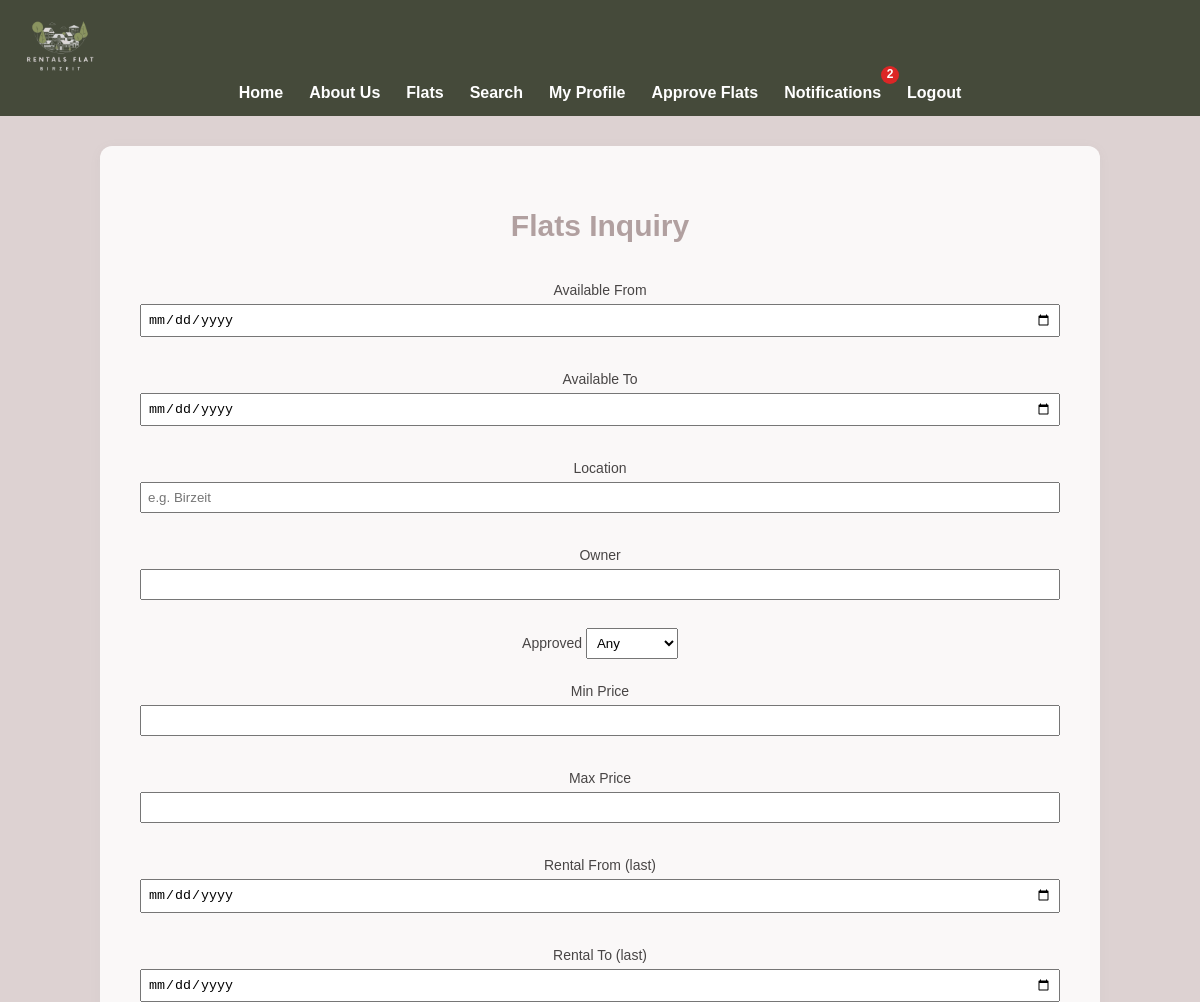
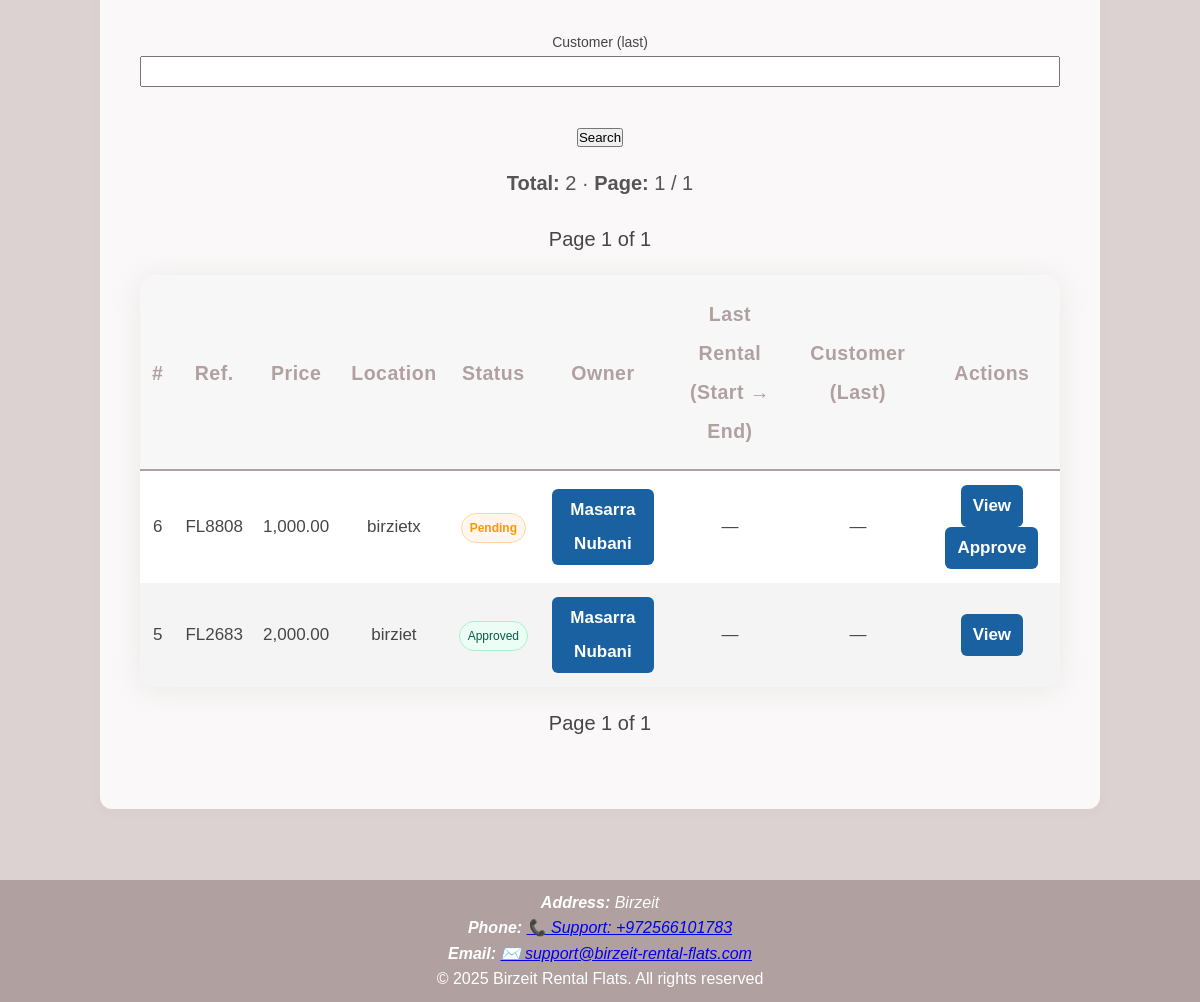
/manager/inquire_flats.php (signed in), run on the app's committed database (2 pictures, top to bottom).
### tables this page shows
CREATE TABLE `flats` (
  `id` int(11) NOT NULL,
  `owner_id` int(11) NOT NULL,
  `location` varchar(255) NOT NULL,
  `address` text NOT NULL,
  `rent_cost` decimal(10,2) NOT NULL,
  `available_from` date NOT NULL,
  `available_to` date NOT NULL,
  `bedrooms` int(11) NOT NULL,
  `bathrooms` int(11) NOT NULL,
  `size_sqm` float DEFAULT NULL,
  `has_heating` tinyint(1) DEFAULT NULL,
  `has_air_conditioning` tinyint(1) DEFAULT NULL,
  `has_access_control` tinyint(1) DEFAULT NULL,
  `has_parking` tinyint(1) DEFAULT NULL,
  `backyard_type` enum('individual','shared','none') DEFAULT NULL,
  `has_playground` tinyint(1) DEFAULT NULL,
  `has_storage` tinyint(1) DEFAULT NULL,
  `description` text DEFAULT NULL,
  `is_furnished` tinyint(1) DEFAULT NULL,
  `is_approved` tinyint(1) DEFAULT 0,
  `reference_number` char(6) DEFAULT NULL
);

CREATE TABLE `owners` (
  `id` int(11) NOT NULL,
  `user_id` int(11) NOT NULL,
  `national_id` varchar(20) NOT NULL,
  `name` varchar(100) NOT NULL,
  `address` varchar(255) NOT NULL,
  `date_of_birth` date NOT NULL,
  `email` varchar(100) NOT NULL,
  `mobile_number` varchar(20) DEFAULT NULL,
  `telephone_number` varchar(20) DEFAULT NULL,
  `bank_name` varchar(100) DEFAULT NULL,
  `bank_branch` varchar(100) DEFAULT NULL,
  `account_number` varchar(50) DEFAULT NULL,
  `owner_id` char(9) DEFAULT NULL
);

### dbconfig.inc.php (called while the page is built, shortened)
<?php
function e(?string $str): string {
    return htmlspecialchars((string)$str, ENT_QUOTES, 'UTF-8');
}

### manager/inquire_flats.php (the view, shortened to what this page needs)
<?php
require_once __DIR__ . '/../dbconfig.inc.php';
$pdo = getDatabaseConnection();
$from_date       = trim($_GET['from_date']       ?? '');
$to_date         = trim($_GET['to_date']         ?? '');
$location        = trim($_GET['location']        ?? '');
$owner_name      = trim($_GET['owner_name']      ?? '');
$customer_name   = trim($_GET['customer_name']   ?? '');
$min_price       = trim($_GET['min_price']       ?? '');
$max_price       = trim($_GET['max_price']       ?? '');
$rental_from     = trim($_GET['rental_from']     ?? '');
$rental_to       = trim($_GET['rental_to']       ?? '');
$params = [];
$sql = "
SELECT
  f.id              AS flat_id,
  f.reference_number,
  f.location,
  f.rent_cost,
  f.available_from,
  f.available_to,
  f.is_approved,
  o.id              AS owner_id,
  o.name            AS owner_name,
  rr.rental_start   AS last_rental_start,
  rr.rental_end     AS last_rental_end,
  c.id              AS customer_id,
  c.name            AS customer_name
FROM flats f
JOIN owners o         ON o.id = f.owner_id
LEFT JOIN (
    SELECT r1.*
    FROM rentals r1
    JOIN (
        SELECT flat_id, MAX(rental_start) AS max_start
        FROM rentals
        GROUP BY flat_id
    ) x ON x.flat_id = r1.flat_id AND x.max_start = r1.rental_start
) rr ON rr.flat_id = f.id
LEFT JOIN customers c ON c.id = rr.customer_id
";
$sql .= ' ORDER BY f.id DESC';
$perPage = 20;
$page = max(1, (int)($_GET['page'] ?? 1));
$offset = ($page - 1) * $perPage;
$count_sql = "SELECT COUNT(*) FROM (" . $sql . ") t";
$stc = $pdo->prepare($count_sql);
$stc->execute($params);
$total = (int)$stc->fetchColumn();
$pages = max(1, (int)ceil($total / $perPage));
$sql .= " LIMIT :lim OFFSET :off";
$st = $pdo->prepare($sql);
$st->bindValue(':lim', $perPage, PDO::PARAM_INT);
$st->bindValue(':off', $offset,  PDO::PARAM_INT);
$st->execute();
$rows = $st->fetchAll();
$BASE = rtrim(BASE_URL, '/') . '/';
?>
<!DOCTYPE html>
<html lang="en">
<head>
  <link rel="stylesheet" href="<?= e(BASE_URL) ?>/style.css">
</head>
<body>
<?php include __DIR__.'/../includes/header.php'; ?>
<main class="container about-box">
  <h1>Flats Inquiry</h1>
  <form method="get" class="filters">
    <div class="row">
      <label>Available From
        <input type="date" name="from_date" value="<?= e($from_date) ?>">
      </label>
      <label>Available To
        <input type="date" name="to_date" value="<?= e($to_date) ?>">
      </label>
      <label>Location
        <input type="text" name="location" placeholder="e.g. Birzeit" value="<?= e($location) ?>">
      </label>
      <label>Owner
        <input type="text" name="owner_name" value="<?= e($owner_name) ?>">
      </label>
      <label>Approved
        <select name="approved">
          <option value="">Any</option>
        </select>
      </label>
    </div>
    <div class="row">
      <label>Min Price
        <input type="number" step="0.01" name="min_price" value="<?= e($min_price) ?>">
      </label>
      <label>Max Price
        <input type="number" step="0.01" name="max_price" value="<?= e($max_price) ?>">
      </label>
      <label>Rental From (last)
        <input type="date" name="rental_from" value="<?= e($rental_from) ?>">
      </label>
      <label>Rental To (last)
        <input type="date" name="rental_to" value="<?= e($rental_to) ?>">
      </label>
      <label>Customer (last)
        <input type="text" name="customer_name" value="<?= e($customer_name) ?>">
      </label>
    </div>
    <button type="submit" class="btn">Search</button>
  </form>
  <div style="margin:8px 0; color:#555;">
    <strong>Total:</strong> <?= (int)$total ?> &middot; <strong>Page:</strong> <?= (int)$page ?> / <?= (int)$pages ?>
  </div>
  <?php if (!$rows): ?>
    <p style="text-align:center;margin:30px 0;">No results found for the selected filters.</p>
  <?php else: ?>
    <div class="pager">
      <span>Page <?= (int)$page ?> of <?= (int)$pages ?></span>
    </div>
    <table class="search-table">
      <thead>
      <tr>
        <th>#</th>
        <th>Ref.</th>
        <th>Price</th>
        <th>Location</th>
        <th>Status</th>
        <th>Owner</th>
        <th>Last Rental (Start → End)</th>
        <th>Customer (Last)</th>
        <th>Actions</th>
      </tr>
      </thead>
      <tbody>
      <?php foreach ($rows as $r): ?>
        <tr>
          <td><?= (int)$r['flat_id'] ?></td>
          <td><?= e($r['reference_number']) ?></td>
          <td><?= number_format((float)$r['rent_cost'],2) ?></td>
          <td><?= e($r['location']) ?></td>
          <td>
            <?php if ((int)$r['is_approved'] === 1): ?>
              <span class="status-badge status-approved">Approved</span>
            <?php else: ?>
              <span class="status-badge status-pending">Pending</span>
            <?php endif; ?>
          </td>
          <td>
            <a class="btn-link" target="_blank"
               href="<?= e($BASE) ?>manager/user_card.php?type=owner&id=<?= (int)$r['owner_id'] ?>">
              <?= e($r['owner_name']) ?>
            </a>
          </td>
          <td>
            <?php if ($r['last_rental_start']): ?>
              <?= e($r['last_rental_start']) ?> → <?= e($r['last_rental_end']) ?>
            <?php else: ?>
              —
            <?php endif; ?>
          </td>
          <td>
            <?php if ($r['customer_id']): ?>
              <a class="btn-link" target="_blank"
                 href="<?= e($BASE) ?>manager/user_card.php?type=customer&id=<?= (int)$r['customer_id'] ?>">
                <?= e($r['customer_name']) ?>
              </a>
            <?php else: ?>
              —
            <?php endif; ?>
          </td>
          <td>
            <a class="btn-link" target="_blank"
               href="<?= e($BASE) ?>pages/flat_detail.php?id=<?= (int)$r['flat_id'] ?>">View</a>
            <?php if ((int)$r['is_approved'] === 0): ?>
              <a class="btn-link" target="_blank"
                 href="<?= e($BASE) ?>manager/approve_flats.php?ref=<?= urlencode($r['reference_number']) ?>">Approve</a>
            <?php endif; ?>
          </td>
        </tr>
      <?php endforeach; ?>
      </tbody>
    </table>
    <div class="pager">
      <span>Page <?= (int)$page ?> of <?= (int)$pages ?></span>
    </div>
  <?php endif; ?>
</main>
<?php include __DIR__.'/../includes/footer.php'; ?>
</body>
</html>

### style.css (style rules this page uses)
:root { --dark-brown: #b1a0a0; --deep-olive: #454a3a; --soft-pink: #ddd2d2; --light-beige: #c4bdbd; --text-gray: #484545; --white: #fff; --primary-color: #b1a0a0; --primary-hover: #454a3a; --accent-color: #c4bdbd; --text-color: #484545; --header-bg: #454a3a; --footer-bg: #b1a0a0; --border-radius: 12px; --box-shadow: 0 2px 12px #8881; --main-bg-color: #ddd2d2; --font-main: 'Arial', sans-serif; --font-size: 16px; --transition-speed: 0.3s; }
* { box-sizing: border-box; margin: 0; padding: 0; }
body { font-family: var(--font-main); font-size: var(--font-size); background-color: var(--main-bg-color); color: var(--text-color); line-height: 1.6; }
.container { max-width: 1200px; margin: auto; padding: 0px; }
.about-box { position: relative; background-color: rgba(255,255,255,0.85); padding: 50px 40px; margin: 30px auto; border-radius: var(--border-radius); box-shadow: var(--box-shadow); font-size: 20px; line-height: 2; color: var(--text-color); text-align: center; max-width: 1000px; z-index: 2; }
.about-box h1, .about-box h2 { font-size: 30px; color: var(--primary-color); margin-bottom: 20px; }
.search-table { border-collapse: collapse; width: 90%; max-width: 900px; margin: 0 auto; background: var(--white); }
.search-table th, .search-table td { border: 1px solid #e0e0e0; text-align: center; padding: 10px 14px; vertical-align: middle; }
.search-table th { font-weight: bold; color: var(--primary-color); background: #f7f7f7; border-bottom: 2px solid #b1a0a0; cursor: pointer; }
.search-table tbody tr:nth-child(even) { background: #f4f4f4; }
main { flex: 3; }
.search-table { border-collapse: separate; border-spacing: 0; width: 100%; max-width: 1000px; margin: 0 auto; background: var(--white); font-size: 17px; box-shadow: 0 3px 28px #c4bdbd40; border-radius: 16px; overflow: hidden; table-layout: auto; }
.search-table th, .search-table td { border: none; text-align: center; vertical-align: middle; padding: 18px 12px 16px 12px; transition: background 0.2s; font-size: 1em; }
.search-table th { font-weight: 800; color: var(--primary-color); background: #f7f7f7; border-bottom: 2.5px solid var(--primary-color); font-size: 1.15em; letter-spacing: 0.5px; padding-top: 20px; padding-bottom: 18px; }
.search-table thead th:first-child { border-top-left-radius: 14px; }
.search-table thead th:last-child { border-top-right-radius: 14px; }
.search-table tbody tr:last-child td:first-child { border-bottom-left-radius: 14px; }
.search-table tbody tr:last-child td:last-child { border-bottom-right-radius: 14px; }
.search-table td { color: var(--text-gray); font-weight: 500; padding: 14px 10px; background: transparent; }
html, body { height: 100%; min-height: 100%; }
body { min-height: 100vh; display: flex; flex-direction: column; }
main.container { flex: 1 0 auto; }
.about-box form label, .about-box form input { display: block; width: 100%; margin-bottom: 10px; }
.status-pending { color: #ff9800 !important; font-weight: bold; }

### manager/inquire_flats.php (style rules this page uses)
.btn-link { display:inline-block;background:#1961a0;color:#fff !important;padding:4px 12px;border-radius:6px;text-decoration:none;font-weight:bold;transition:.2s;margin:0 4px }
.status-badge { display:inline-block;border-radius:999px;padding:2px 8px;font-size:12px }
.status-approved { background:#ecfdf5;color:#065f46;border:1px solid #a7f3d0 }
.status-pending { background:#fff7ed;color:#9a3412;border:1px solid #fed7aa }
.pager { display:flex;gap:8px;align-items:center;justify-content:center;margin:16px 0 }
.filters .row { display:flex;flex-wrap:wrap;gap:8px;margin-bottom:8px }
.filters label { display:flex;flex-direction:column;font-size:14px }
.filters input,.filters select { padding:6px }

### data on the page
flats: id "6", reference_number "FL8808", rent_cost "1,000.00", location "birzietx", is_approved "Pending", owner.name "Masarra Nubani"
flats: id "5", reference_number "FL2683", rent_cost "2,000.00", location "birziet", is_approved "Approved", owner.name "Masarra Nubani"

### other printed values
$notifCount "2"
$total "2"
$page "1"
$pages "1"
